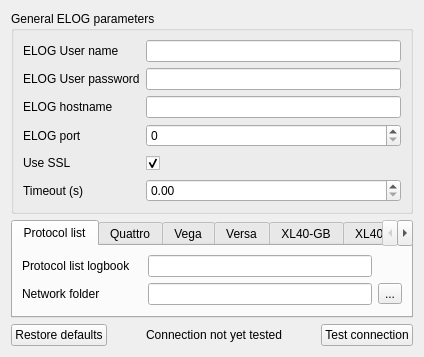
<?xml version="1.0" encoding="UTF-8"?>
<ui version="4.0">
 <class>ReviewConfigurationPage</class>
 <widget class="QWizardPage" name="ReviewConfigurationPage">
  <property name="geometry">
   <rect>
    <x>0</x>
    <y>0</y>
    <width>424</width>
    <height>337</height>
   </rect>
  </property>
  <property name="windowTitle">
   <string>Review configuration page</string>
  </property>
  <property name="title">
   <string>Review configuration</string>
  </property>
  <property name="subTitle">
   <string>Check that the configuration parameters provided are OK.  Click on Test Connection to be able to go ahead</string>
  </property>
  <layout class="QHBoxLayout" name="horizontalLayout_2">
   <item>
    <layout class="QVBoxLayout" name="verticalLayout_3">
     <item>
      <widget class="QGroupBox" name="elog_group_box">
       <property name="sizePolicy">
        <sizepolicy hsizetype="MinimumExpanding" vsizetype="Preferred">
         <horstretch>0</horstretch>
         <verstretch>0</verstretch>
        </sizepolicy>
       </property>
       <property name="minimumSize">
        <size>
         <width>300</width>
         <height>0</height>
        </size>
       </property>
       <property name="title">
        <string>General ELOG parameters</string>
       </property>
       <layout class="QVBoxLayout" name="verticalLayout">
        <item>
         <layout class="QGridLayout" name="gridLayout">
          <item row="3" column="0">
           <widget class="QLabel" name="elog_port_label">
            <property name="text">
             <string>ELOG port</string>
            </property>
            <property name="buddy">
             <cstring>elog_port_field</cstring>
            </property>
           </widget>
          </item>
          <item row="1" column="1">
           <widget class="QLineEdit" name="elog_password_field">
            <property name="whatsThis">
             <string>&lt;html&gt;&lt;head/&gt;&lt;body&gt;&lt;p&gt;&lt;span style=&quot; font-size:14pt; font-weight:600;&quot;&gt;ELOG Password&lt;/span&gt;&lt;/p&gt;&lt;p&gt;In order to be able to post on the ELOG, this automatic tool needs to use access credentials. Put here the password you want to use.&lt;/p&gt;&lt;/body&gt;&lt;/html&gt;</string>
            </property>
            <property name="echoMode">
             <enum>QLineEdit::Password</enum>
            </property>
           </widget>
          </item>
          <item row="1" column="0">
           <widget class="QLabel" name="label">
            <property name="text">
             <string>ELOG User password</string>
            </property>
            <property name="buddy">
             <cstring>elog_password_field</cstring>
            </property>
           </widget>
          </item>
          <item row="0" column="1">
           <widget class="QLineEdit" name="elog_user_field">
            <property name="whatsThis">
             <string extracomment="The user name for the ELOG">&lt;html&gt;&lt;head/&gt;&lt;body&gt;&lt;p&gt;&lt;span style=&quot; font-size:14pt; font-weight:600;&quot;&gt;ELOG User Name&lt;/span&gt;&lt;/p&gt;&lt;p&gt;In order to be able to post on the ELOG, this automatic tool needs to use access credentials. Put here the user name you want to use&lt;/p&gt;&lt;/body&gt;&lt;/html&gt;</string>
            </property>
           </widget>
          </item>
          <item row="4" column="0">
           <widget class="QLabel" name="label_2">
            <property name="text">
             <string>Use SSL</string>
            </property>
            <property name="buddy">
             <cstring>elog_ssl_check_box</cstring>
            </property>
           </widget>
          </item>
          <item row="4" column="1">
           <widget class="QCheckBox" name="elog_ssl_check_box">
            <property name="minimumSize">
             <size>
              <width>0</width>
              <height>20</height>
             </size>
            </property>
            <property name="text">
             <string/>
            </property>
            <property name="checked">
             <bool>true</bool>
            </property>
           </widget>
          </item>
          <item row="5" column="0">
           <widget class="QLabel" name="timeout_label">
            <property name="text">
             <string>Timeout (s)</string>
            </property>
            <property name="buddy">
             <cstring>elog_timeout_spinbox</cstring>
            </property>
           </widget>
          </item>
          <item row="3" column="1">
           <widget class="QSpinBox" name="elog_port_field">
            <property name="sizePolicy">
             <sizepolicy hsizetype="Expanding" vsizetype="Fixed">
              <horstretch>0</horstretch>
              <verstretch>0</verstretch>
             </sizepolicy>
            </property>
            <property name="whatsThis">
             <string>&lt;html&gt;&lt;head/&gt;&lt;body&gt;&lt;p&gt;&lt;span style=&quot; font-size:14pt; font-weight:600;&quot;&gt;ELOG Port&lt;/span&gt;&lt;/p&gt;&lt;p&gt;This is the TCP/IP port where the ELOG is listening. If you have no idea, ask your system administrator.&lt;/p&gt;&lt;/body&gt;&lt;/html&gt;</string>
            </property>
            <property name="maximum">
             <number>100000</number>
            </property>
            <property name="value">
             <number>0</number>
            </property>
           </widget>
          </item>
          <item row="5" column="1">
           <widget class="QDoubleSpinBox" name="elog_timeout_spinbox">
            <property name="sizePolicy">
             <sizepolicy hsizetype="Expanding" vsizetype="Fixed">
              <horstretch>0</horstretch>
              <verstretch>0</verstretch>
             </sizepolicy>
            </property>
            <property name="toolTip">
             <string>Delay after which a server request is aborted because of timeout.</string>
            </property>
            <property name="whatsThis">
             <string>&lt;html&gt;&lt;head/&gt;&lt;body&gt;&lt;p&gt;&lt;span style=&quot; font-size:14pt; font-weight:600;&quot;&gt;Timeout&lt;/span&gt;&lt;/p&gt;&lt;p&gt;In order to avoid the GUI to freeze due to a not responsive ELOG server, after a certain number of seconds defined by this timeout variable all network communication attempts non receiving any answer will be termined.&lt;/p&gt;&lt;/body&gt;&lt;/html&gt;</string>
            </property>
            <property name="value">
             <double>0.000000000000000</double>
            </property>
           </widget>
          </item>
          <item row="2" column="0">
           <widget class="QLabel" name="elog_hostname_label">
            <property name="text">
             <string>ELOG hostname</string>
            </property>
            <property name="buddy">
             <cstring>elog_hostname_field</cstring>
            </property>
           </widget>
          </item>
          <item row="2" column="1">
           <widget class="QLineEdit" name="elog_hostname_field">
            <property name="whatsThis">
             <string>&lt;html&gt;&lt;head/&gt;&lt;body&gt;&lt;p&gt;&lt;span style=&quot; font-size:14pt; font-weight:600;&quot;&gt;ELOG Hostname&lt;/span&gt;&lt;/p&gt;&lt;p&gt;This is the URL where the ELOG is responding. If you have no idea, ask your system administrator.&lt;/p&gt;&lt;/body&gt;&lt;/html&gt;</string>
            </property>
            <property name="echoMode">
             <enum>QLineEdit::Normal</enum>
            </property>
           </widget>
          </item>
          <item row="0" column="0">
           <widget class="QLabel" name="elog_user_label">
            <property name="text">
             <string>ELOG User name</string>
            </property>
            <property name="buddy">
             <cstring>elog_user_field</cstring>
            </property>
           </widget>
          </item>
         </layout>
        </item>
       </layout>
      </widget>
     </item>
     <item>
      <widget class="QTabWidget" name="microscope_tabs">
       <property name="minimumSize">
        <size>
         <width>0</width>
         <height>0</height>
        </size>
       </property>
       <property name="currentIndex">
        <number>0</number>
       </property>
       <widget class="QWidget" name="general_tab">
        <attribute name="title">
         <string>Protocol list</string>
        </attribute>
        <layout class="QHBoxLayout" name="horizontalLayout">
         <item>
          <layout class="QGridLayout" name="gridLayout_2">
           <item row="1" column="1">
            <widget class="QLineEdit" name="network_folder"/>
           </item>
           <item row="0" column="0">
            <widget class="QLabel" name="quattro_elog_logbook_label_2">
             <property name="minimumSize">
              <size>
               <width>120</width>
               <height>0</height>
              </size>
             </property>
             <property name="text">
              <string>Protocol list logbook</string>
             </property>
             <property name="buddy">
              <cstring>quattro_elog_logbook_field</cstring>
             </property>
            </widget>
           </item>
           <item row="0" column="1">
            <widget class="QLineEdit" name="protocol_list_logbook_field">
             <property name="whatsThis">
              <string>&lt;html&gt;&lt;head/&gt;&lt;body&gt;&lt;p&gt;&lt;span style=&quot; font-size:14pt; font-weight:600;&quot;&gt;Quattro ELOG logbook&lt;/span&gt;&lt;/p&gt;&lt;p&gt;Specify here the name of the Quattro logbook.&lt;/p&gt;&lt;/body&gt;&lt;/html&gt;</string>
             </property>
            </widget>
           </item>
           <item row="1" column="2">
            <widget class="QToolButton" name="network_path_search_button">
             <property name="text">
              <string>...</string>
             </property>
             <property name="icon">
              <iconset resource="resources/resources.qrc">
               <normaloff>:/expwizard/icons8-folder-48.png</normaloff>:/expwizard/icons8-folder-48.png</iconset>
             </property>
            </widget>
           </item>
           <item row="1" column="0">
            <widget class="QLabel" name="label_3">
             <property name="text">
              <string>Network folder</string>
             </property>
             <property name="buddy">
              <cstring>network_folder</cstring>
             </property>
            </widget>
           </item>
          </layout>
         </item>
        </layout>
       </widget>
       <widget class="QWidget" name="quattro_tab">
        <attribute name="title">
         <string>Quattro</string>
        </attribute>
        <layout class="QHBoxLayout" name="horizontalLayout_4">
         <item>
          <layout class="QGridLayout" name="gridLayout_3">
           <item row="0" column="0">
            <widget class="QLabel" name="quattro_elog_logbook_label">
             <property name="minimumSize">
              <size>
               <width>120</width>
               <height>0</height>
              </size>
             </property>
             <property name="text">
              <string>Quattro ELOG logbook</string>
             </property>
             <property name="buddy">
              <cstring>quattro_elog_logbook_field</cstring>
             </property>
            </widget>
           </item>
           <item row="0" column="1">
            <widget class="QLineEdit" name="quattro_elog_logbook_field">
             <property name="whatsThis">
              <string>&lt;html&gt;&lt;head/&gt;&lt;body&gt;&lt;p&gt;&lt;span style=&quot; font-size:14pt; font-weight:600;&quot;&gt;Quattro ELOG logbook&lt;/span&gt;&lt;/p&gt;&lt;p&gt;Specify here the name of the Quattro logbook.&lt;/p&gt;&lt;/body&gt;&lt;/html&gt;</string>
             </property>
            </widget>
           </item>
           <item row="1" column="0">
            <widget class="QLabel" name="label_5">
             <property name="text">
              <string>Quattro local path</string>
             </property>
             <property name="buddy">
              <cstring>quattro_local_path</cstring>
             </property>
            </widget>
           </item>
           <item row="1" column="1">
            <widget class="QLineEdit" name="quattro_local_path"/>
           </item>
           <item row="1" column="2">
            <widget class="QToolButton" name="quattro_path_search_button">
             <property name="text">
              <string>...</string>
             </property>
             <property name="icon">
              <iconset resource="resources/resources.qrc">
               <normaloff>:/expwizard/icons8-folder-48.png</normaloff>:/expwizard/icons8-folder-48.png</iconset>
             </property>
            </widget>
           </item>
          </layout>
         </item>
        </layout>
       </widget>
       <widget class="QWidget" name="vega">
        <attribute name="title">
         <string>Vega</string>
        </attribute>
        <layout class="QHBoxLayout" name="horizontalLayout_6">
         <item>
          <layout class="QGridLayout" name="gridLayout_5">
           <item row="0" column="0">
            <widget class="QLabel" name="versa_elog_logbook_label_2">
             <property name="minimumSize">
              <size>
               <width>120</width>
               <height>0</height>
              </size>
             </property>
             <property name="text">
              <string>Vega ELOG logbook</string>
             </property>
             <property name="buddy">
              <cstring>versa_elog_logbook_field</cstring>
             </property>
            </widget>
           </item>
           <item row="1" column="1">
            <widget class="QLineEdit" name="vega_local_path"/>
           </item>
           <item row="1" column="2">
            <widget class="QToolButton" name="vega_path_search_button">
             <property name="text">
              <string>...</string>
             </property>
             <property name="icon">
              <iconset resource="resources/resources.qrc">
               <normaloff>:/expwizard/icons8-folder-48.png</normaloff>:/expwizard/icons8-folder-48.png</iconset>
             </property>
            </widget>
           </item>
           <item row="1" column="0">
            <widget class="QLabel" name="label_6">
             <property name="text">
              <string>Vega local path</string>
             </property>
             <property name="buddy">
              <cstring>versa_local_path</cstring>
             </property>
            </widget>
           </item>
           <item row="0" column="1">
            <widget class="QLineEdit" name="vega_elog_logbook_field">
             <property name="whatsThis">
              <string>&lt;html&gt;&lt;head/&gt;&lt;body&gt;&lt;p&gt;&lt;span style=&quot; font-size:14pt; font-weight:600;&quot;&gt;Versa ELOG logbook&lt;/span&gt;&lt;/p&gt;&lt;p&gt;Specify here the name of the Versa logbook.&lt;/p&gt;&lt;/body&gt;&lt;/html&gt;</string>
             </property>
            </widget>
           </item>
          </layout>
         </item>
        </layout>
       </widget>
       <widget class="QWidget" name="versa_tab">
        <attribute name="title">
         <string>Versa</string>
        </attribute>
        <layout class="QHBoxLayout" name="horizontalLayout_5">
         <item>
          <layout class="QGridLayout" name="gridLayout_4">
           <item row="0" column="0">
            <widget class="QLabel" name="versa_elog_logbook_label">
             <property name="minimumSize">
              <size>
               <width>120</width>
               <height>0</height>
              </size>
             </property>
             <property name="text">
              <string>Versa ELOG logbook</string>
             </property>
             <property name="buddy">
              <cstring>versa_elog_logbook_field</cstring>
             </property>
            </widget>
           </item>
           <item row="0" column="1">
            <widget class="QLineEdit" name="versa_elog_logbook_field">
             <property name="whatsThis">
              <string>&lt;html&gt;&lt;head/&gt;&lt;body&gt;&lt;p&gt;&lt;span style=&quot; font-size:14pt; font-weight:600;&quot;&gt;Versa ELOG logbook&lt;/span&gt;&lt;/p&gt;&lt;p&gt;Specify here the name of the Versa logbook.&lt;/p&gt;&lt;/body&gt;&lt;/html&gt;</string>
             </property>
            </widget>
           </item>
           <item row="1" column="0">
            <widget class="QLabel" name="label_4">
             <property name="text">
              <string>Versa local path</string>
             </property>
             <property name="buddy">
              <cstring>versa_local_path</cstring>
             </property>
            </widget>
           </item>
           <item row="1" column="1">
            <widget class="QLineEdit" name="versa_local_path"/>
           </item>
           <item row="1" column="2">
            <widget class="QToolButton" name="versa_path_search_button">
             <property name="text">
              <string>...</string>
             </property>
             <property name="icon">
              <iconset resource="resources/resources.qrc">
               <normaloff>:/expwizard/icons8-folder-48.png</normaloff>:/expwizard/icons8-folder-48.png</iconset>
             </property>
            </widget>
           </item>
          </layout>
         </item>
        </layout>
       </widget>
       <widget class="QWidget" name="xl40gb">
        <attribute name="title">
         <string>XL40-GB</string>
        </attribute>
        <layout class="QHBoxLayout" name="horizontalLayout_7">
         <item>
          <layout class="QGridLayout" name="gridLayout_6">
           <item row="0" column="0">
            <widget class="QLabel" name="versa_elog_logbook_label_3">
             <property name="minimumSize">
              <size>
               <width>120</width>
               <height>0</height>
              </size>
             </property>
             <property name="text">
              <string>XL40-GB ELOG logbook</string>
             </property>
             <property name="buddy">
              <cstring>versa_elog_logbook_field</cstring>
             </property>
            </widget>
           </item>
           <item row="1" column="1">
            <widget class="QLineEdit" name="xl40gb_local_path"/>
           </item>
           <item row="1" column="2">
            <widget class="QToolButton" name="xl40gb_path_search_button">
             <property name="text">
              <string>...</string>
             </property>
             <property name="icon">
              <iconset resource="resources/resources.qrc">
               <normaloff>:/expwizard/icons8-folder-48.png</normaloff>:/expwizard/icons8-folder-48.png</iconset>
             </property>
            </widget>
           </item>
           <item row="1" column="0">
            <widget class="QLabel" name="label_7">
             <property name="text">
              <string>XL40-GB local path</string>
             </property>
             <property name="buddy">
              <cstring>versa_local_path</cstring>
             </property>
            </widget>
           </item>
           <item row="0" column="1">
            <widget class="QLineEdit" name="xl40gb_elog_logbook_field">
             <property name="whatsThis">
              <string>&lt;html&gt;&lt;head/&gt;&lt;body&gt;&lt;p&gt;&lt;span style=&quot; font-size:14pt; font-weight:600;&quot;&gt;Versa ELOG logbook&lt;/span&gt;&lt;/p&gt;&lt;p&gt;Specify here the name of the Versa logbook.&lt;/p&gt;&lt;/body&gt;&lt;/html&gt;</string>
             </property>
            </widget>
           </item>
          </layout>
         </item>
        </layout>
       </widget>
       <widget class="QWidget" name="xl40cold">
        <attribute name="title">
         <string>XL40-Cold</string>
        </attribute>
        <layout class="QHBoxLayout" name="horizontalLayout_8">
         <item>
          <layout class="QGridLayout" name="gridLayout_7">
           <item row="0" column="0">
            <widget class="QLabel" name="versa_elog_logbook_label_4">
             <property name="minimumSize">
              <size>
               <width>120</width>
               <height>0</height>
              </size>
             </property>
             <property name="text">
              <string>XL40-Cold ELOG logbook</string>
             </property>
             <property name="buddy">
              <cstring>versa_elog_logbook_field</cstring>
             </property>
            </widget>
           </item>
           <item row="1" column="1">
            <widget class="QLineEdit" name="xl40cold_local_path"/>
           </item>
           <item row="1" column="2">
            <widget class="QToolButton" name="xl40cold_path_search_button">
             <property name="text">
              <string>...</string>
             </property>
             <property name="icon">
              <iconset resource="resources/resources.qrc">
               <normaloff>:/expwizard/icons8-folder-48.png</normaloff>:/expwizard/icons8-folder-48.png</iconset>
             </property>
            </widget>
           </item>
           <item row="1" column="0">
            <widget class="QLabel" name="label_8">
             <property name="text">
              <string>XL40-Cold local path</string>
             </property>
             <property name="buddy">
              <cstring>versa_local_path</cstring>
             </property>
            </widget>
           </item>
           <item row="0" column="1">
            <widget class="QLineEdit" name="xl40cold_elog_logbook_field">
             <property name="whatsThis">
              <string>&lt;html&gt;&lt;head/&gt;&lt;body&gt;&lt;p&gt;&lt;span style=&quot; font-size:14pt; font-weight:600;&quot;&gt;Versa ELOG logbook&lt;/span&gt;&lt;/p&gt;&lt;p&gt;Specify here the name of the Versa logbook.&lt;/p&gt;&lt;/body&gt;&lt;/html&gt;</string>
             </property>
            </widget>
           </item>
          </layout>
         </item>
        </layout>
       </widget>
      </widget>
     </item>
     <item>
      <layout class="QHBoxLayout" name="horizontalLayout_3">
       <item>
        <widget class="QPushButton" name="restore_default_button">
         <property name="text">
          <string>Restore defaults</string>
         </property>
        </widget>
       </item>
       <item>
        <spacer name="horizontalSpacer">
         <property name="orientation">
          <enum>Qt::Horizontal</enum>
         </property>
         <property name="sizeHint" stdset="0">
          <size>
           <width>40</width>
           <height>20</height>
          </size>
         </property>
        </spacer>
       </item>
       <item>
        <widget class="QLabel" name="connection_test_label">
         <property name="text">
          <string>Connection not yet tested</string>
         </property>
        </widget>
       </item>
       <item>
        <spacer name="horizontalSpacer_2">
         <property name="orientation">
          <enum>Qt::Horizontal</enum>
         </property>
         <property name="sizeHint" stdset="0">
          <size>
           <width>40</width>
           <height>20</height>
          </size>
         </property>
        </spacer>
       </item>
       <item>
        <widget class="QPushButton" name="test_connection_button">
         <property name="text">
          <string>Test connection</string>
         </property>
        </widget>
       </item>
      </layout>
     </item>
    </layout>
   </item>
  </layout>
 </widget>
 <tabstops>
  <tabstop>elog_user_field</tabstop>
  <tabstop>elog_password_field</tabstop>
  <tabstop>elog_hostname_field</tabstop>
  <tabstop>elog_port_field</tabstop>
  <tabstop>elog_ssl_check_box</tabstop>
  <tabstop>elog_timeout_spinbox</tabstop>
  <tabstop>protocol_list_logbook_field</tabstop>
  <tabstop>network_folder</tabstop>
  <tabstop>network_path_search_button</tabstop>
  <tabstop>quattro_elog_logbook_field</tabstop>
  <tabstop>quattro_local_path</tabstop>
  <tabstop>quattro_path_search_button</tabstop>
  <tabstop>versa_elog_logbook_field</tabstop>
  <tabstop>versa_local_path</tabstop>
  <tabstop>versa_path_search_button</tabstop>
  <tabstop>test_connection_button</tabstop>
  <tabstop>restore_default_button</tabstop>
  <tabstop>microscope_tabs</tabstop>
 </tabstops>
 <resources>
  <include location="resources/resources.qrc"/>
 </resources>
 <connections>
  <connection>
   <sender>network_path_search_button</sender>
   <signal>clicked()</signal>
   <receiver>ReviewConfigurationPage</receiver>
   <slot>search_folder()</slot>
   <hints>
    <hint type="sourcelabel">
     <x>395</x>
     <y>268</y>
    </hint>
    <hint type="destinationlabel">
     <x>312</x>
     <y>319</y>
    </hint>
   </hints>
  </connection>
  <connection>
   <sender>quattro_path_search_button</sender>
   <signal>clicked()</signal>
   <receiver>ReviewConfigurationPage</receiver>
   <slot>search_folder()</slot>
   <hints>
    <hint type="sourcelabel">
     <x>399</x>
     <y>280</y>
    </hint>
    <hint type="destinationlabel">
     <x>315</x>
     <y>292</y>
    </hint>
   </hints>
  </connection>
  <connection>
   <sender>versa_path_search_button</sender>
   <signal>clicked()</signal>
   <receiver>ReviewConfigurationPage</receiver>
   <slot>search_folder()</slot>
   <hints>
    <hint type="sourcelabel">
     <x>391</x>
     <y>269</y>
    </hint>
    <hint type="destinationlabel">
     <x>314</x>
     <y>223</y>
    </hint>
   </hints>
  </connection>
  <connection>
   <sender>elog_password_field</sender>
   <signal>textEdited(QString)</signal>
   <receiver>ReviewConfigurationPage</receiver>
   <slot>connection_to_be_retested()</slot>
   <hints>
    <hint type="sourcelabel">
     <x>213</x>
     <y>69</y>
    </hint>
    <hint type="destinationlabel">
     <x>160</x>
     <y>168</y>
    </hint>
   </hints>
  </connection>
  <connection>
   <sender>elog_password_field</sender>
   <signal>textEdited(QString)</signal>
   <receiver>ReviewConfigurationPage</receiver>
   <slot>password_changed()</slot>
   <hints>
    <hint type="sourcelabel">
     <x>290</x>
     <y>72</y>
    </hint>
    <hint type="destinationlabel">
     <x>314</x>
     <y>78</y>
    </hint>
   </hints>
  </connection>
  <connection>
   <sender>test_connection_button</sender>
   <signal>clicked()</signal>
   <receiver>ReviewConfigurationPage</receiver>
   <slot>test_connection()</slot>
   <hints>
    <hint type="sourcelabel">
     <x>370</x>
     <y>313</y>
    </hint>
    <hint type="destinationlabel">
     <x>189</x>
     <y>303</y>
    </hint>
   </hints>
  </connection>
  <connection>
   <sender>restore_default_button</sender>
   <signal>clicked()</signal>
   <receiver>ReviewConfigurationPage</receiver>
   <slot>restore_defaults()</slot>
   <hints>
    <hint type="sourcelabel">
     <x>47</x>
     <y>315</y>
    </hint>
    <hint type="destinationlabel">
     <x>119</x>
     <y>320</y>
    </hint>
   </hints>
  </connection>
  <connection>
   <sender>elog_user_field</sender>
   <signal>textEdited(QString)</signal>
   <receiver>ReviewConfigurationPage</receiver>
   <slot>connection_to_be_retested()</slot>
   <hints>
    <hint type="sourcelabel">
     <x>402</x>
     <y>42</y>
    </hint>
    <hint type="destinationlabel">
     <x>423</x>
     <y>52</y>
    </hint>
   </hints>
  </connection>
  <connection>
   <sender>elog_hostname_field</sender>
   <signal>textEdited(QString)</signal>
   <receiver>ReviewConfigurationPage</receiver>
   <slot>connection_to_be_retested()</slot>
   <hints>
    <hint type="sourcelabel">
     <x>296</x>
     <y>95</y>
    </hint>
    <hint type="destinationlabel">
     <x>243</x>
     <y>197</y>
    </hint>
   </hints>
  </connection>
  <connection>
   <sender>elog_port_field</sender>
   <signal>valueChanged(int)</signal>
   <receiver>ReviewConfigurationPage</receiver>
   <slot>connection_to_be_retested()</slot>
   <hints>
    <hint type="sourcelabel">
     <x>296</x>
     <y>121</y>
    </hint>
    <hint type="destinationlabel">
     <x>243</x>
     <y>197</y>
    </hint>
   </hints>
  </connection>
  <connection>
   <sender>elog_ssl_check_box</sender>
   <signal>stateChanged(int)</signal>
   <receiver>ReviewConfigurationPage</receiver>
   <slot>connection_to_be_retested()</slot>
   <hints>
    <hint type="sourcelabel">
     <x>296</x>
     <y>147</y>
    </hint>
    <hint type="destinationlabel">
     <x>243</x>
     <y>197</y>
    </hint>
   </hints>
  </connection>
  <connection>
   <sender>protocol_list_logbook_field</sender>
   <signal>textEdited(QString)</signal>
   <receiver>ReviewConfigurationPage</receiver>
   <slot>connection_to_be_retested()</slot>
   <hints>
    <hint type="sourcelabel">
     <x>290</x>
     <y>242</y>
    </hint>
    <hint type="destinationlabel">
     <x>243</x>
     <y>197</y>
    </hint>
   </hints>
  </connection>
  <connection>
   <sender>quattro_elog_logbook_field</sender>
   <signal>textEdited(QString)</signal>
   <receiver>ReviewConfigurationPage</receiver>
   <slot>connection_to_be_retested()</slot>
   <hints>
    <hint type="sourcelabel">
     <x>284</x>
     <y>242</y>
    </hint>
    <hint type="destinationlabel">
     <x>243</x>
     <y>197</y>
    </hint>
   </hints>
  </connection>
  <connection>
   <sender>versa_elog_logbook_field</sender>
   <signal>textEdited(QString)</signal>
   <receiver>ReviewConfigurationPage</receiver>
   <slot>connection_to_be_retested()</slot>
   <hints>
    <hint type="sourcelabel">
     <x>289</x>
     <y>242</y>
    </hint>
    <hint type="destinationlabel">
     <x>243</x>
     <y>197</y>
    </hint>
   </hints>
  </connection>
  <connection>
   <sender>vega_path_search_button</sender>
   <signal>clicked()</signal>
   <receiver>ReviewConfigurationPage</receiver>
   <slot>search_folder()</slot>
   <hints>
    <hint type="sourcelabel">
     <x>393</x>
     <y>271</y>
    </hint>
    <hint type="destinationlabel">
     <x>344</x>
     <y>336</y>
    </hint>
   </hints>
  </connection>
 </connections>
 <slots>
  <slot>search_folder()</slot>
  <slot>password_changed()</slot>
  <slot>test_connection()</slot>
  <slot>restore_defaults()</slot>
  <slot>connection_to_be_retested()</slot>
 </slots>
</ui>
